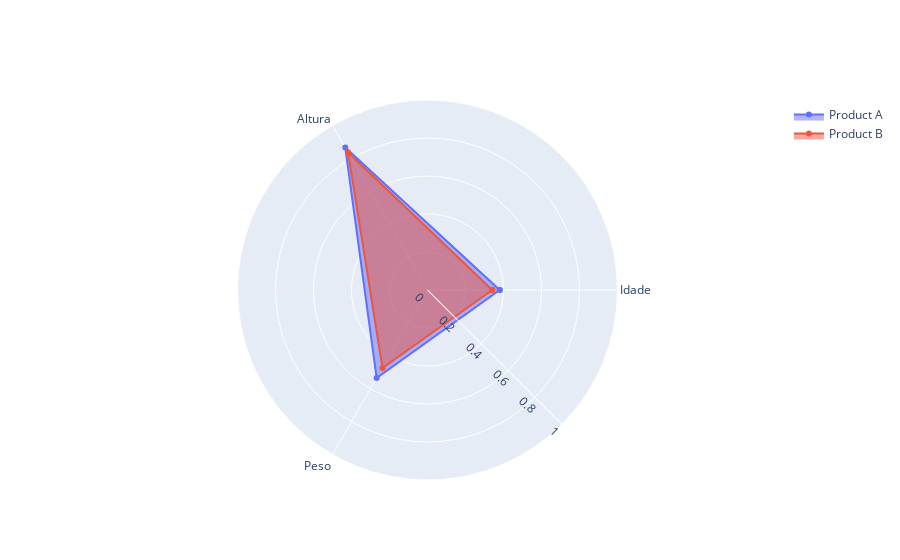

Notebook cell for this chart:
### Code cell
goldMedalAthletest = athletesDf[athletesDf["Medal"].isin(["Gold"])]


# Escalado
goldMedalAthletes = goldMedalAthletest[["Name","Event","Age","Height","Weight"]].copy()
for column in goldMedalAthletes.columns[2:]: 
    goldMedalAthletes[column] = goldMedalAthletes[column]  / goldMedalAthletes[column].abs().max() 

goldMedalAthletes = goldMedalAthletes[goldMedalAthletes["Event"].isin(["Swimming Men's 200 metres Butterfly"])]

# Pegando medias de todos campeoes
allWeights = goldMedalAthletes["Weight"].mean()
allHeights = goldMedalAthletes["Height"].mean()
allAges = goldMedalAthletes["Age"].mean()

# Pegando o melhor atleta
bestAthlete = goldMedalAthletes["Name"].value_counts().idxmax()
#bestAthlete = goldMedalAthletes['Name'].mode().item()
bestAthleteWeight = goldMedalAthletes[goldMedalAthletes["Name"].isin([bestAthlete])]["Weight"].iloc[0]
bestAthleteHeight = goldMedalAthletes[goldMedalAthletes["Name"].isin([bestAthlete])]["Height"].iloc[0]
bestAthleteAge = goldMedalAthletes[goldMedalAthletes["Name"].isin([bestAthlete])]["Age"].mean()
print(bestAthleteWeight,bestAthleteHeight,bestAthleteAge)

categories = ['Idade','Altura','Peso','Idade']

fig = go.Figure()

fig.add_trace(go.Scatterpolar(
      r=[bestAthleteAge, bestAthleteHeight, bestAthleteWeight, bestAthleteAge],
      theta=categories,
      fill='toself',
      text = ["idade: 16","13","12"],
      name='Product A'
))
fig.add_trace(go.Scatterpolar(
      r=[allAges,allHeights,allWeights, allAges],
      theta=categories,
      fill='toself',
      name='Product B'
))

fig.update_layout(
  polar=dict(
    radialaxis_angle = -45,
    radialaxis=dict(
      visible=True,
      range=[0, 1]
    )),
  showlegend=True
)

fig.show()

### Figure 1 — Plotly figure (JSON) as saved in the notebook; plotly's stock layout.template omitted (floating-point values rounded to 4 significant figures)
{"data": [{"fill": "toself", "name": "Product A", "r": [0.3802, 0.8655, 0.5353, 0.3802], "text": ["idade: 16", "13", "12"], "theta": ["Idade", "Altura", "Peso", "Idade"], "type": "scatterpolar"}, {"fill": "toself", "name": "Product B", "r": [0.3408, 0.836, 0.4739, 0.3408], "theta": ["Idade", "Altura", "Peso", "Idade"], "type": "scatterpolar"}], "layout": {"polar": {"radialaxis": {"angle": -45, "range": [0, 1], "visible": true}}, "showlegend": true}}
